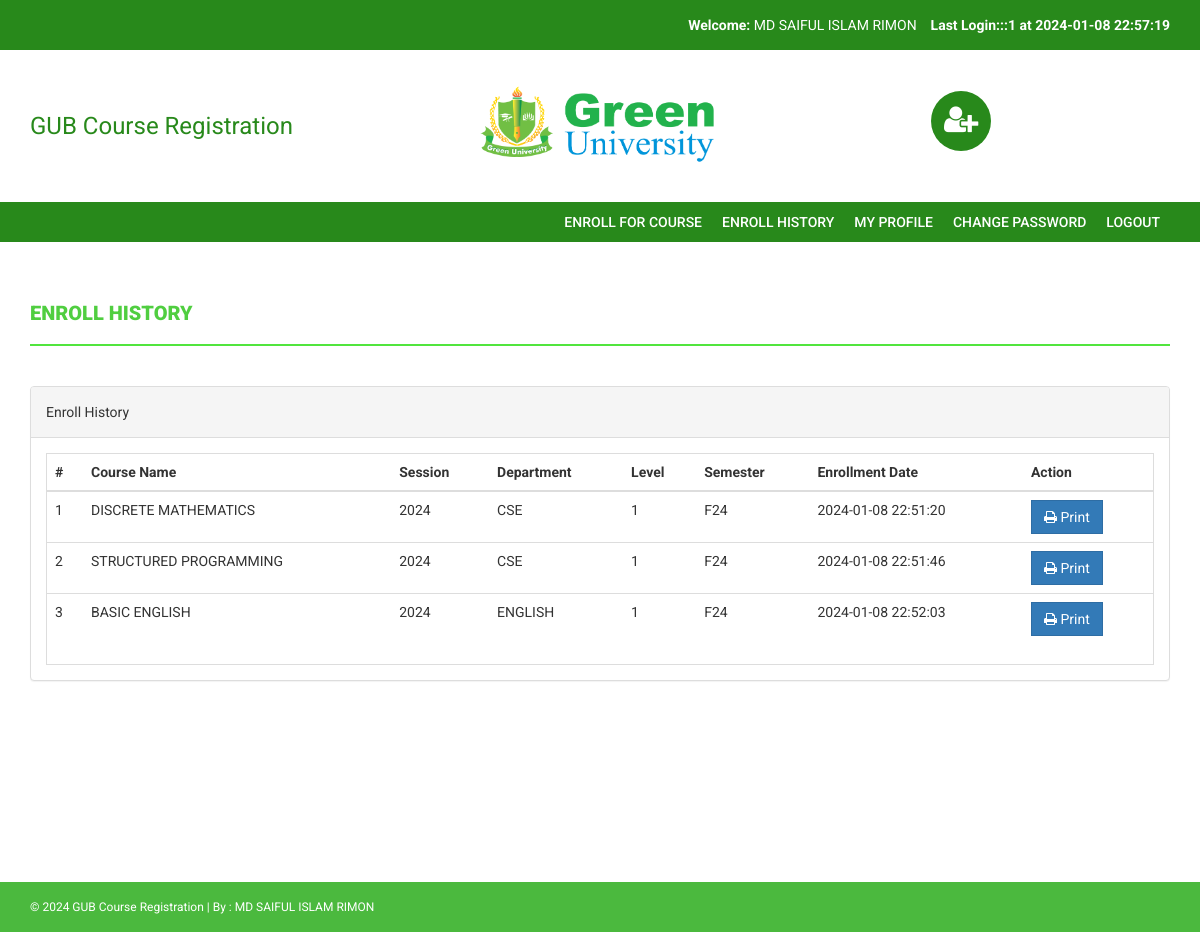
The page /enroll-history.php (signed in) on the database its author committed.
### tables this page shows
CREATE TABLE `courseenrolls` (
  `id` int(11) NOT NULL,
  `studentRegno` varchar(255) DEFAULT NULL,
  `pincode` varchar(255) DEFAULT NULL,
  `session` int(11) DEFAULT NULL,
  `department` int(11) DEFAULT NULL,
  `level` int(11) DEFAULT NULL,
  `semester` int(11) DEFAULT NULL,
  `course` int(11) DEFAULT NULL,
  `enrollDate` timestamp NULL DEFAULT current_timestamp()
);

CREATE TABLE `course` (
  `id` int(11) NOT NULL,
  `courseCode` varchar(255) DEFAULT NULL,
  `courseName` varchar(255) DEFAULT NULL,
  `department` int(11) NOT NULL,
  `courseUnit` varchar(255) DEFAULT NULL,
  `noofSeats` int(11) DEFAULT NULL,
  `creationDate` timestamp NULL DEFAULT current_timestamp(),
  `updationDate` varchar(255) DEFAULT NULL
);

CREATE TABLE `session` (
  `id` int(11) NOT NULL,
  `session` varchar(255) DEFAULT NULL,
  `creationDate` timestamp NULL DEFAULT current_timestamp()
);

CREATE TABLE `department` (
  `id` int(11) NOT NULL,
  `department` varchar(255) DEFAULT NULL,
  `creationDate` timestamp NULL DEFAULT current_timestamp()
);

CREATE TABLE `level` (
  `id` int(11) NOT NULL,
  `level` varchar(255) DEFAULT NULL,
  `creationDate` timestamp NULL DEFAULT current_timestamp()
);

CREATE TABLE `semester` (
  `id` int(11) NOT NULL,
  `semester` varchar(255) DEFAULT NULL,
  `creationDate` timestamp NULL DEFAULT current_timestamp(),
  `updationDate` varchar(255) DEFAULT NULL
);

### enroll-history.php (the view, shortened to what this page needs)
<?php
include('includes/config.php');
if(strlen($_SESSION['login'])==0)
{
header('location:index.php');
}else{
?>
<!DOCTYPE html>
<html xmlns="http://www.w3.org/1999/xhtml">
<head>
    <link href="assets/css/bootstrap.css" rel="stylesheet" />
    <link href="assets/css/font-awesome.css" rel="stylesheet" />
    <link href="assets/css/style.css" rel="stylesheet" />
</head>
<body>
<?php include('includes/header.php');?>
<?php if($_SESSION['login']!="")
{
 include('includes/menubar.php');
}
 ?>
    <div class="content-wrapper">
        <div class="container">
              <div class="row">
                    <div class="col-md-12">
                        <h1 class="page-head-line">Enroll History  </h1>
                    </div>
                </div>
                <div class="row" >
                <div class="col-md-12">
                    <div class="panel panel-default">
                        <div class="panel-heading">
                           Enroll History
                        </div>
                        <div class="panel-body">
                            <div class="table-responsive table-bordered">
                                <table class="table">
                                    <thead>
                                        <tr>
                                            <th>#</th>
                                            <th>Course Name </th>
                                            <th>Session </th>
                                            <th> Department</th>
                                             <th>Level</th>
                                                <th>Semester</th>
                                             <th>Enrollment Date</th>
                                             <th>Action</th>
                                        </tr>
                                    </thead>
                                    <tbody>
<?php
$sql=mysqli_query($con,"select courseenrolls.course as cid, course.courseName as courname,session.session as session,department.department as dept,level.level as level,courseenrolls.enrollDate as edate ,semester.semester as sem from courseenrolls join course on course.id=courseenrolls.course join session on session.id=courseenrolls.session join department on department.id=courseenrolls.department join level on level.id=courseenrolls.level  join semester on semester.id=courseenrolls.semester  where courseenrolls.studentRegno='".$_SESSION['login']."'");
$cnt=1;
while($row=mysqli_fetch_array($sql))
{
?>
                                        <tr>
                                            <td><?php echo $cnt;?></td>
                                            <td><?php echo htmlentities($row['courname']);?></td>
                                            <td><?php echo htmlentities($row['session']);?></td>
                                            <td><?php echo htmlentities($row['dept']);?></td>
                                            <td><?php echo htmlentities($row['level']);?></td>
                                            <td><?php echo htmlentities($row['sem']);?></td>
                                             <td><?php echo htmlentities($row['edate']);?></td>
                                            <td>
                                            <a href="print.php?id=<?php echo $row['cid']?>" target="_blank">
<button class="btn btn-primary"><i class="fa fa-print "></i> Print</button> </a>
                                            </td>
                                        </tr>
<?php
$cnt++;
} ?>
                                    </tbody>
                                </table>
                            </div>
                        </div>
                    </div>
                </div>
            </div>
        </div>
    </div>
  <?php include('includes/footer.php');?>
</body>
</html>
<?php } ?>

### includes/header.php (shortened to what this page needs)
<?php
include("includes/config.php");
?>
<?php if($_SESSION['login']!="")
{?>
<header>
        <div class="container">
            <div class="row">
                <div class="col-md-12">
                    <strong>Welcome: </strong><?php echo htmlentities($_SESSION['sname']);?>
                    <strong>Last Login:<?php
        $ret=mysqli_query($con,"SELECT  * from userlog where studentRegno='".$_SESSION['login']."' order by id desc limit 1,1");
                    $row=mysqli_fetch_array($ret);
                    echo $row['userip']; ?> at <?php echo $row['loginTime'];?></strong>
                </div>
            </div>
        </div>
    </header>
    <?php } ?>
        <div class="navbar navbar-inverse set-radius-zero">
            <div class="container">
                <div class="d-flex justify-content-between align-items-center">
                    <a class="" href="#" style="color:#28891B; font-size:24px;">
                       GUB Course Registration
                    </a>
                    <div class = "logo">
                        <img src="pictures/gumsbanner.png" alt="Logo" style="width: 250px;">
                    </div>
                    <div class="left-div">
                        <i class="fa fa-user-plus login-icon" ></i>
                    </div>
                </div>
            </div>
        </div>

### includes/menubar.php
<section class="menu-section">
        <div class="container">
            <div class="row">
                <div class="col-md-12">
                    <div class="navbar-collapse collapse ">
                        <ul id="menu-top" class="nav navbar-nav navbar-right">
                             <li><a href="pincode-verification.php">Enroll for Course </a></li>
                             <li><a href="enroll-history.php">Enroll History  </a></li>
                              <li><a href="my-profile.php">My Profile</a></li>
                               <li><a href="change-password.php">Change Password</a></li>
                            <li><a href="logout.php">Logout</a></li>
                        </ul>
                    </div>
                </div>
            </div>
        </div>
    </section>

### includes/footer.php
<footer>
        <div class="container">
            <div class="row">
                <div class="col-md-12">
                    &copy; <?php echo date('Y');?> GUB Course Registration | By : <a href="sites.google.com/view/mdsaifulislamrimon" target="_blank">MD SAIFUL ISLAM RIMON</a>
                </div>
            </div>
        </div>
    </footer>

### assets/css/style.css (style rules this page uses)
body { font-family: 'Roboto', sans-serif; line-height: 30px; }
.set-radius-zero { border-radius: 0px; -moz-border-radius: 0px; -webkit-border-radius: 0px; }
.content-wrapper { margin-top: 40px; min-height: 600px; padding-bottom: 60px; }
.page-head-line { font-weight: 900; padding-bottom: 20px; border-bottom: 2px solid #51e53d; text-transform: uppercase; color: #50CE40; font-size: 20px; margin-bottom: 40px; }
.btn { border-radius: 0px; -webkit-border-radius: 0px; -moz-border-radius: 0px; }
.d-flex { display: flex; }
.justify-content-between { justify-content: space-between; }
.align-items-center { align-items: center; }
.login-icon { height: 60px; width: 60px; padding: 13px; border-radius: 50%; font-size: 30px; margin-bottom: 20px; color: #fff; text-align: center; cursor:pointer; background-color:#28891b; -webkit-border-radius:50%; -moz-border-radius:50%; }
header { background-color: #28891B; color: #fff; padding: 10px; text-align: right; }
.left-div { padding-left: 30px; margin-top: 40px; margin-bottom: 30px; }
.menu-section { background-color: #28891b; }
#menu-top a { color: #FFF; text-decoration: none; font-weight: 500; padding: 10px 10px 10px 10px; text-transform: uppercase; }
.navbar-inverse { background-color: #FFF; border-color: transparent; }
.navbar { margin-bottom: 0px; }
footer { padding: 10px; color: #fff; font-size: 12px; background-color: #4BB93E; }
footer a, footer a:hover { color: #fff; text-decoration: none; }

### rows shown on the page
courseenrolls: course.courseName "DISCRETE MATHEMATICS", session.session "2024", department.department "CSE", level.level "1", semester.semester "F24", enrollDate "2024-01-08 22:51:20"
courseenrolls: course.courseName "STRUCTURED PROGRAMMING", session.session "2024", department.department "CSE", level.level "1", semester.semester "F24", enrollDate "2024-01-08 22:51:46"
courseenrolls: course.courseName "BASIC ENGLISH", session.session "2024", department.department "ENGLISH", level.level "1", semester.semester "F24", enrollDate "2024-01-08 22:52:03"

### other values the page prints
$_SESSION['sname'] "MD SAIFUL ISLAM RIMON"
$row['userip'] "::1"
$row['loginTime'] "2024-01-08 22:57:19"
